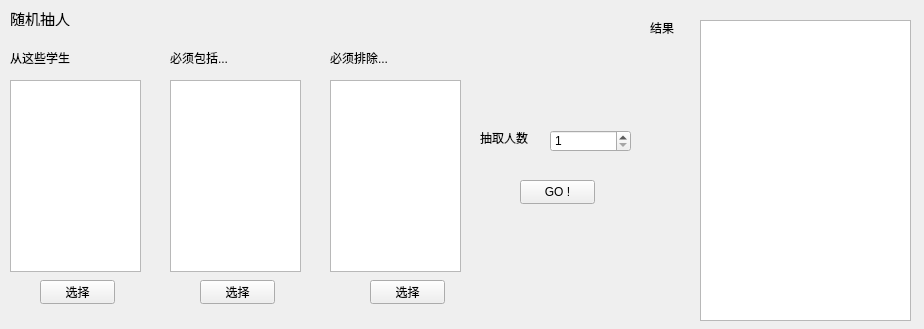
<?xml version="1.0" encoding="UTF-8"?>
<ui version="4.0">
 <class>Form</class>
 <widget class="QWidget" name="Form">
  <property name="geometry">
   <rect>
    <x>0</x>
    <y>0</y>
    <width>924</width>
    <height>329</height>
   </rect>
  </property>
  <property name="windowTitle">
   <string>Form</string>
  </property>
  <widget class="QLabel" name="label">
   <property name="geometry">
    <rect>
     <x>10</x>
     <y>10</y>
     <width>71</width>
     <height>16</height>
    </rect>
   </property>
   <property name="font">
    <font>
     <pointsize>11</pointsize>
    </font>
   </property>
   <property name="text">
    <string>随机抽人</string>
   </property>
  </widget>
  <widget class="QLabel" name="label_2">
   <property name="geometry">
    <rect>
     <x>10</x>
     <y>50</y>
     <width>111</width>
     <height>16</height>
    </rect>
   </property>
   <property name="text">
    <string>从这些学生</string>
   </property>
  </widget>
  <widget class="QListWidget" name="listWidget">
   <property name="geometry">
    <rect>
     <x>10</x>
     <y>80</y>
     <width>131</width>
     <height>192</height>
    </rect>
   </property>
  </widget>
  <widget class="QLabel" name="label_3">
   <property name="geometry">
    <rect>
     <x>170</x>
     <y>50</y>
     <width>111</width>
     <height>16</height>
    </rect>
   </property>
   <property name="text">
    <string>必须包括...</string>
   </property>
  </widget>
  <widget class="QListWidget" name="listWidget_2">
   <property name="geometry">
    <rect>
     <x>170</x>
     <y>80</y>
     <width>131</width>
     <height>192</height>
    </rect>
   </property>
  </widget>
  <widget class="QLabel" name="label_4">
   <property name="geometry">
    <rect>
     <x>330</x>
     <y>50</y>
     <width>111</width>
     <height>16</height>
    </rect>
   </property>
   <property name="text">
    <string>必须排除...</string>
   </property>
  </widget>
  <widget class="QListWidget" name="listWidget_3">
   <property name="geometry">
    <rect>
     <x>330</x>
     <y>80</y>
     <width>131</width>
     <height>192</height>
    </rect>
   </property>
  </widget>
  <widget class="QPushButton" name="pushButton">
   <property name="geometry">
    <rect>
     <x>520</x>
     <y>180</y>
     <width>75</width>
     <height>24</height>
    </rect>
   </property>
   <property name="text">
    <string>GO !</string>
   </property>
  </widget>
  <widget class="QLabel" name="label_5">
   <property name="geometry">
    <rect>
     <x>480</x>
     <y>130</y>
     <width>91</width>
     <height>16</height>
    </rect>
   </property>
   <property name="text">
    <string>抽取人数</string>
   </property>
  </widget>
  <widget class="QSpinBox" name="spinBox">
   <property name="geometry">
    <rect>
     <x>550</x>
     <y>130</y>
     <width>81</width>
     <height>22</height>
    </rect>
   </property>
   <property name="minimum">
    <number>1</number>
   </property>
   <property name="maximum">
    <number>114514</number>
   </property>
  </widget>
  <widget class="QPushButton" name="pushButton_2">
   <property name="geometry">
    <rect>
     <x>40</x>
     <y>280</y>
     <width>75</width>
     <height>24</height>
    </rect>
   </property>
   <property name="text">
    <string>选择</string>
   </property>
  </widget>
  <widget class="QPushButton" name="pushButton_3">
   <property name="geometry">
    <rect>
     <x>200</x>
     <y>280</y>
     <width>75</width>
     <height>24</height>
    </rect>
   </property>
   <property name="text">
    <string>选择</string>
   </property>
  </widget>
  <widget class="QPushButton" name="pushButton_4">
   <property name="geometry">
    <rect>
     <x>370</x>
     <y>280</y>
     <width>75</width>
     <height>24</height>
    </rect>
   </property>
   <property name="text">
    <string>选择</string>
   </property>
  </widget>
  <widget class="QListWidget" name="listWidget_4">
   <property name="geometry">
    <rect>
     <x>700</x>
     <y>20</y>
     <width>211</width>
     <height>301</height>
    </rect>
   </property>
  </widget>
  <widget class="QLabel" name="label_6">
   <property name="geometry">
    <rect>
     <x>650</x>
     <y>20</y>
     <width>111</width>
     <height>16</height>
    </rect>
   </property>
   <property name="text">
    <string>结果</string>
   </property>
  </widget>
 </widget>
 <resources/>
 <connections/>
</ui>
